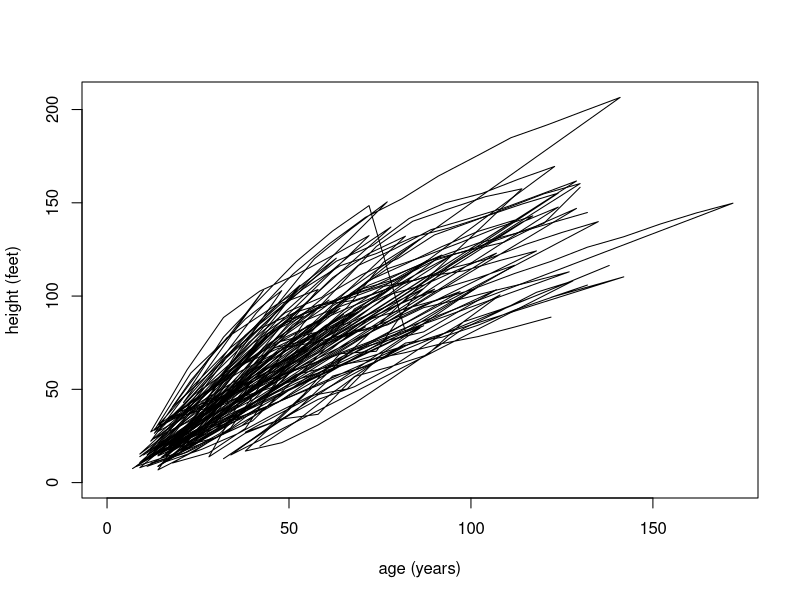

Source code (R):
# Chapter 5 Excercise 3
# Read in treegrowth CSV
treeg <- read.csv("treegrowth.csv")
# function to get a tree by name
getit <- function(name, x) {
	if(all(x[[name]] == x[[name]][1])) {
		x[[name]][1]
	} else {
		x[[name]]
	}
}
getit2 <- function(name, x) {
	if(all(x[[name]] == x[[name]][3])) {
		x[[name]][3]
	} else {
		x[[name]]
	}
}
# function to get all values for a given tree in treeg
repts <- function(x) {
	res <- lapply(names(x), getit, x)
	names(res) <- names(x)
	res
}
repts2 <- function(x) {
	res <- lapply(names(x), getit2, x)
	names(res) <- names(x)
	res
}
# apply a split across the treeg data by the tree.id/tree name
trees <- lapply(split(treeg, treeg$tree.ID), repts)

# split our trees by habitat
trees1 <- lapply(split(treeg, treeg$habitat), repts2)

# function to find the maximum of a given set of data for a given
# column i.
my.max <- function(x, i) {
	max(x[[i]])
}
# Find the max age of the trees data using column 6
max.age <- max(sapply(trees1, my.max, 6))
# Find the max height of the trees data using column 5
max.height <- max(sapply(trees1, my.max, 5))

# Create our plot for all of our trees
plot(c(0, max.age), c(0, max.height), type="n", xlab="age (years)", ylab="height (feet)")
# Add lines to our plot.
for(i in 1:length(trees1)) {
	lines(trees1[[i]]$age, trees1[[i]]$height.ft)
}

# Chapter 5 Excercise 4
# A function that takes a list of vector rows for pascal's triangle.
# This function will return a new list with n+1 vector rows. 
pascal <- function(triangle) {
	# get the last vector row of the triangle
	lastRow <- triangle[[length(triangle)]]
	# initialize our new vector row with the first appended "1"
	newLastRow <- c(1)
	# for each element i in our old last row add it to i+1 and append
	# it to our new last row
	for(i in 1:length(lastRow)-1) {
		
		if( i == length(lastRow) ) {
			j <-lastRow[i] 
		} else {
			j <- lastRow[i] + lastRow[i+1]
		}
		newLastRow <- c(newLastRow, j )
	}
	# append our last "1" to the end of the new last row
	newLastRow <- c(newLastRow, 1)
	# insert this new last row into our triangle
	newTriangle = list(triangle, newLastRow)
}
print("pascal n = 1")
print(pascal( list(c(1)) ) )
print("pascal n = 10")
print(pascal(pascal(pascal(pascal(pascal(pascal(pascal(pascal(pascal(pascal(list(c(1)))))))))))))
